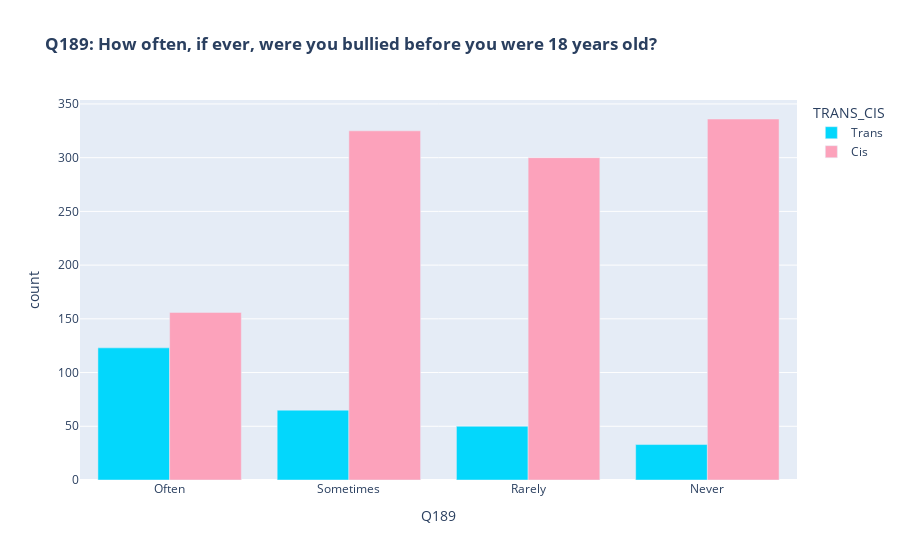

The code cell stored with this chart in its notebook:
### Code cell
px.bar(
    q189, x='Q189', y='count', 
    color='TRANS_CIS', 
    barmode='group', 
    color_discrete_sequence=['#03d7fc', '#fca2bb'],
    title='<b>Q189: How often, if ever, were you bullied before you were 18 years old?</b>'
)

### Figure 1 — Plotly figure (JSON) as saved in the notebook; plotly's stock layout.template omitted (floating-point values rounded to 4 significant figures)
{"data": [{"alignmentgroup": "True", "hovertemplate": "TRANS_CIS=Trans<br>Q189=%{x}<br>count=%{y}<extra></extra>", "legendgroup": "Trans", "marker": {"color": "#03d7fc", "pattern": {"shape": ""}}, "name": "Trans", "offsetgroup": "Trans", "orientation": "v", "showlegend": true, "textposition": "auto", "type": "bar", "x": [null, "Often", "Sometimes", "Rarely", "Never"], "xaxis": "x", "y": [3, 123, 65, 50, 33], "yaxis": "y"}, {"alignmentgroup": "True", "hovertemplate": "TRANS_CIS=Cis<br>Q189=%{x}<br>count=%{y}<extra></extra>", "legendgroup": "Cis", "marker": {"color": "#fca2bb", "pattern": {"shape": ""}}, "name": "Cis", "offsetgroup": "Cis", "orientation": "v", "showlegend": true, "textposition": "auto", "type": "bar", "x": [null, "Often", "Sometimes", "Rarely", "Never"], "xaxis": "x", "y": [45, 156, 325, 300, 336], "yaxis": "y"}], "layout": {"barmode": "group", "legend": {"title": {"text": "TRANS_CIS"}, "tracegroupgap": 0}, "title": {"text": "<b>Q189: How often, if ever, were you bullied before you were 18 years old?</b>"}, "xaxis": {"anchor": "y", "domain": [0, 1], "title": {"text": "Q189"}}, "yaxis": {"anchor": "x", "domain": [0, 1], "title": {"text": "count"}}}}
